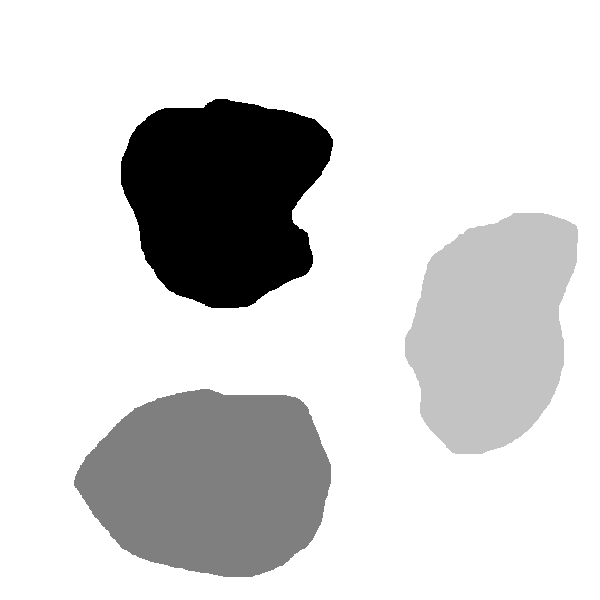
#> input picture images/plant_background_test_1.png, 600 x 600 px
$ python test_plant_location.py
#> lines starting #> are read from the running program, lines starting #| are printed output that depends on the picture; after the words box and inside, x2 and y2 are one past the last pixel; in counts of white or black regions, pixels touching at a corner belong together
#> further down, background_img is the input picture: shape (600, 600); min 0, max 255, mean 213.2
### supporting_math.py
import cv2 as cv
import numpy as np
import math

# [160 lines left out: functions insert_part_of_image, insert_image, rotate_image, adjust_image_loc_for_bottom_center_roation, wrap_orientation, line_points_low and 6 more, not called in this run]

# Image should be gray scale is
def get_samples_from_prob_image(img, n):
#> called with n = 100
    if len(img.shape) >= 3:
        print("Not gray scale image")
        return []
    height, width = img.shape
#> height = 600; width = 600
    prob_img = 1 - img/255
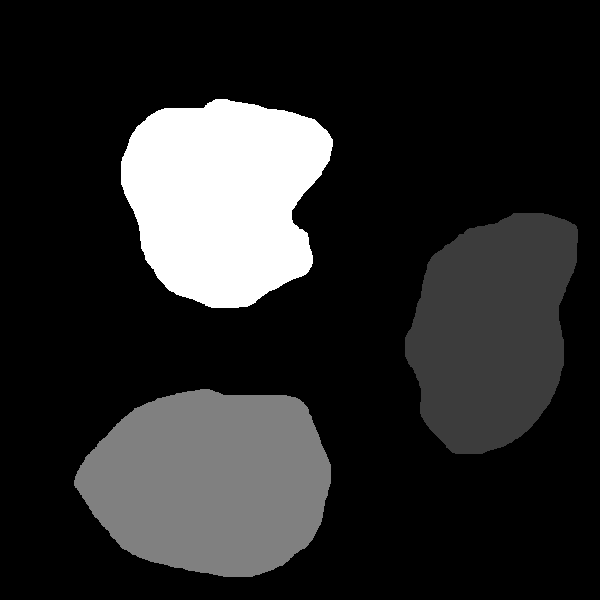
#> prob_img: shape (600, 600) float64; min 0, max 1, mean 0.164
    prob_img = prob_img.flatten()
    prob_img /= np.sum(prob_img)

    coordinates_1d = np.random.choice(height*width, n, replace = False, p = prob_img)
#> coordinates_1d = 100 values, max 336796 at index 52, min 63852 at index 99, mean 174220.4
    coordinates_2d = np.zeros((n,2), dtype=int)
    for i, loc in enumerate(coordinates_1d):
        coordinates_2d[i, :] = [loc%width, loc//width]
#> this loop made 100 passes
#> loc on passes 1 to 12: 167088, 253361, 181651, 166432, 144756, 220659, 147186, 303108, 326105, 137321, 274898, 163409
#> after the loop, coordinates_2d = 100 pairs, first value 98 to 560, second value 106 to 561
    return coordinates_2d

# [6 lines that do not run on import are left out]

### test_plant_location.py
import cv2 as cv
import numpy as np
import supporting_math as sm

background_img = cv.imread("images/plant_background_test_1.png", cv.IMREAD_GRAYSCALE)
plant_loc = sm.get_samples_from_prob_image(background_img, 100)
#> plant_loc has the same summary as coordinates_2d in get_samples_from_prob_image

background_img = cv.cvtColor(background_img, cv.COLOR_GRAY2BGR)

for loc in plant_loc:
    cv.circle(background_img, (loc[0], loc[1]), 2, (0,0,255))
#> this loop made 100 passes
#> loc on passes 1 to 12: [288, 278], [161, 422], [451, 302], [232, 277], [156, 241], [459, 367], [186, 245], [108, 505], [305, 543], [521, 228], [98, 458], [209, 272]
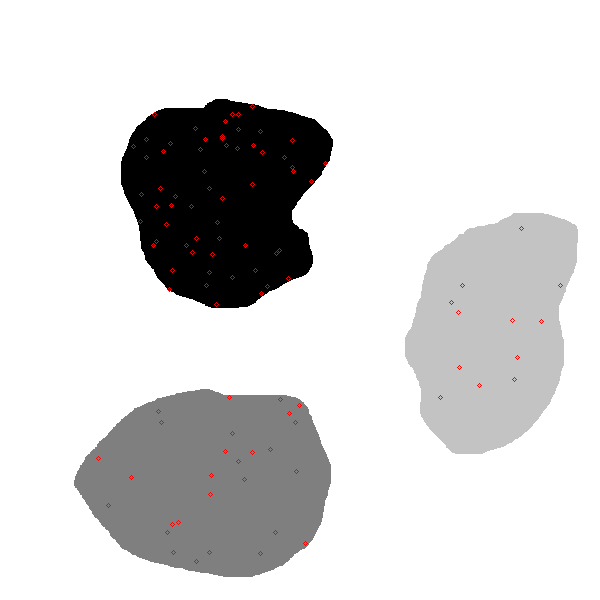
#> background_img: shape (600, 600, 3); 0.22% of pixels changed, all inside (x1, y1, x2, y2) = (96, 104, 563, 564)
cv.imshow("Plants", background_img)

while(True):
    if cv.waitKey(0) & 0xFF == ord('q'):
#> (key q is pressed here)
        break
